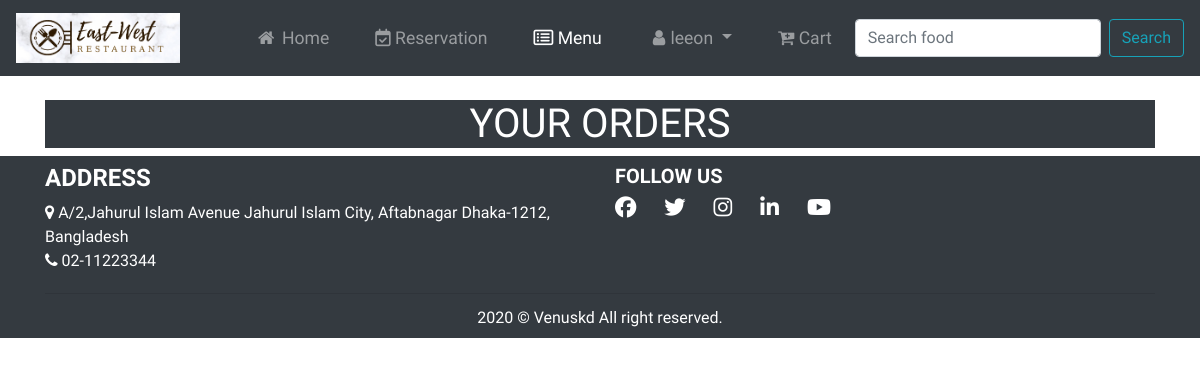
Before: /orders.php (signed in) with the older database file.
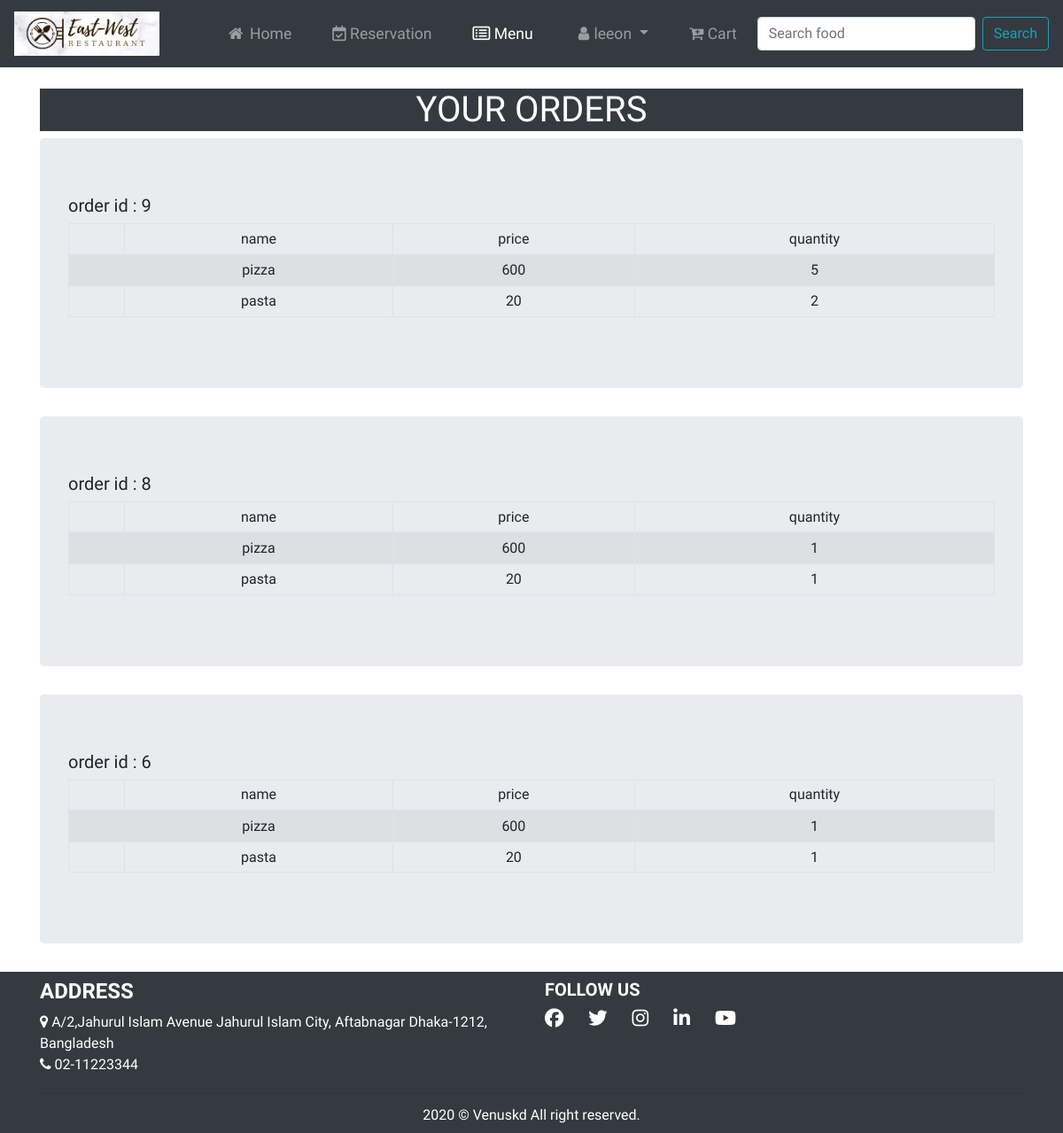
After: the same page with the newer database file.
### tables this page shows
CREATE TABLE `orderstable` (
  `id` int(11) NOT NULL,
  `total_price` float DEFAULT NULL,
  `u_id` int(11) NOT NULL
);

CREATE TABLE `orderitem` (
  `id` int(11) NOT NULL,
  `food_id` int(11) DEFAULT NULL,
  `price` float DEFAULT NULL,
  `quantity` int(11) NOT NULL,
  `orders_id` int(11) NOT NULL,
  `u_id` int(11) DEFAULT NULL
);

CREATE TABLE `food` (
  `food_id` int(255) NOT NULL,
  `foodname` varchar(255) NOT NULL,
  `foodtype` varchar(255) NOT NULL,
  `description` text NOT NULL,
  `price` int(255) NOT NULL,
  `availability` varchar(255) NOT NULL
);

### orders.php (the view, shortened to what this page needs)
<!DOCTYPE html>
<html lang="en">
	<head>
		<?php include'common/header.php';?>
	</head>
	<body>
		<div>
			<header>
				<nav class="navbar navbar-expand-lg navbar-dark bg-dark">
					<a class="navbar-brand" href="index.php">
						<img class="toplogo" src="img/East-West.png" alt="nav-logo">
					</a>
					<div class="collapse navbar-collapse" id="navbarSupportedContent">
						<ul class="nav navbar-nav ml-auto">
							<li class="nav-item">
								<a class="nav-link" href="index.php"><i class="fa fa-fw fa-home"></i> Home</a>
							</li>
							<li class="nav-item">
								<a class="nav-link" href="reservation.php"><i class="fa fa-calendar-check-o"></i> Reservation</a>
							</li>
							<li class="nav-item active">
								<a class="nav-link" href="menu.php"><i class="fa fa-list-alt"></i> Menu<span class="sr-only">(current)</span></a>
							</li>
							<li class="nav-item dropdown">
								<a class="nav-link dropdown-toggle" href="#" id="navbarDropdown" role="button" data-toggle="dropdown" aria-haspopup="true" aria-expanded="false"><i class="fa fa-fw fa-user"></i><?php echo $_SESSION['username'];?> </a>
							</li>
							<li class="nav-item">
								<a class="nav-link" href="./cartDispaly.php" ><i class="fa fa-cart-plus"></i> <spam id="cart">Cart</spam></a>
							</li>
						</ul>
						<form class="form-inline my-2 my-lg-0">
							<input class="form-control mr-sm-2" type="search" placeholder="Search food" aria-label="Search">
							<button class="btn btn-outline-info my-2 my-sm-0" type="submit"><span class="colorchange">Search</span></button>
						</form>
					</div>
				</nav>
			</header>
		</div>
			<br>
			<div class="container">
				<h1 class="text-white bg-dark text-uppercase text-center">your orders</h1>
                        <?php
                        function fetch_data($sql) {
                            $result = $GLOBALS['con']->query($sql);
                            if ($result->num_rows > 0) {
                                $data = mysqli_fetch_all($result,MYSQLI_ASSOC);
                                return $data;
                            }else{
                              return  array( );
                            }
                          }
                        $sql ="SELECT * FROM `orderstable` WHERE u_id='".$_SESSION['customer_id']."' ORDER BY id DESC";
                        $data=fetch_data($sql);
                        for ($i=0; $i < count($data); $i++) {
                        ?>
                        <div class="containser">
                            <div class ='jumbotron'>
                            <h5>order id : <?=$data[$i]['id']?></h5>
                                <table class="table table-bordered table-striped text-center table-hover table-sm">
                                <thead>
                                <th>
                                <td>name</td>
                                <td>price</td>
                                <td>quantity</td>
                                </th>
                                </thead>
                                    <tbody>
                                    <?php
                                    $sql="SELECT * FROM `orderitem` WHERE orders_id='".$data[$i]['id']."' ";
                                    $orders_items=fetch_data($sql);
                                    for ($j=0; $j < count($orders_items); $j++) {
                                        $sql="SELECT foodname FROM `food` WHERE food_id=".$orders_items[$j]['food_id'];
                                        $food_name=fetch_data($sql)[0]['foodname'];
                                    ?>
                                        <tr>
                                            <td></td>
                                            <td><?=$food_name;?></td>
                                            <td><?=$orders_items[$j]['price'];?></td>
                                            <td><?=$orders_items[$j]['quantity'];?></td>
                                        </tr>
                                    <?php } ?>
                                    </tbody>
                                </table>
                            </div>
                        </div>
                        <?php }?>
			</div>
		<?php include'common/footer.php'; ?>
	</body>
</html>

### common/header.php (shortened to what this page needs)
<!DOCTYPE html>
<html>
	<body>
		<link rel="stylesheet" type="text/css" href="css/style.css">
		<link rel="stylesheet" href="https://maxcdn.bootstrapcdn.com/bootstrap/4.4.1/css/bootstrap.min.css">
		<link rel="stylesheet" href="https://cdnjs.cloudflare.com/ajax/libs/font-awesome/4.7.0/css/font-awesome.min.css">
	</body>
</html>

### common/footer.php (shortened to what this page needs)
<!DOCTYPE html>
<html>
	<body>
		<section>
			<footer class="page-footer font-small pt-2 bg-dark text-white">
				<div class="container text-center text-md-left">
					<div class="row">
						<div class="col-md-6 mt-md-0 mt-3">
							<h4 class="text-uppercase font-weight-bold">Address</h4>
							<p><i class="fa fa-map-marker" aria-hidden="true"></i>
								A/2,Jahurul Islam Avenue
								Jahurul Islam City, Aftabnagar
								Dhaka-1212, Bangladesh
								<br>
								<i class="fa fa-phone" aria-hidden="true"></i> 02-11223344
							</p>
						</div>
						<div class="col-md-6 mb-md-0 mb-3">
							<h5 class="text-uppercase font-weight-bold">Follow Us</h5>
							<ul class="list-unstyled list-inline text-md-left">
								<li class="list-inline-item">
									<a class="fb-ic mr-3" role="button"><i class="fab fa-lg fa-facebook-f"></i></a>
								</li>
								<li class="list-inline-item">
									<a class="tw-ic mr-3" role="button"><i class="fab fa-lg fa-twitter"></i></a>
								</li>
								<li class="list-inline-item">
									<a class="ins-ic mr-3" role="button"><i class="fab fa-lg fa-instagram"></i></a>
								</li>
								<li class="list-inline-item">
									<a class="li-ic mr-3" role="button"><i class="fab fa-lg fa-linkedin-in"></i></a>
								</li>
								<li class="list-inline-item">
									<a class="yt-ic mr-3" role="button"><i class="fab fa-lg fa-youtube"></i></a>
								</li>
							</ul>
						</div>
					</div>
					<hr class="my-1">
					<div class="footer-copyright text-center py-2 bg-dark"><span class="colorchange">2020 © Venuskd All right reserved.</span></div>
				</div>
			</footer>
		</section>
	</body>
</html>

### css/style.css (style rules this page uses)
.toplogo { height: 50px; width:auto; }
* { margin: 0px; padding: 0px; box-sizing:border-box; font-family: Optima, sans-serif; font-family: 'Josefin Sans', sans-serif; }
.navbar-nav > li { padding-left:15px; padding-right:15px; }
.nav a { font-size: 1.1em !important; }
.colorchange { animation: colorchange .8s infinite; }

Changed rows visible on the page:
added orderstable: id "9"
added orderitem: food.foodname "pizza", price "600", quantity "5", shown under "9"
added orderitem: food.foodname "pasta", price "20", quantity "2", shown under "9"
added orderstable: id "8"
added orderitem: food.foodname "pizza", price "600", quantity "1", shown under "8"
added orderitem: food.foodname "pasta", price "20", quantity "1", shown under "8"
added orderstable: id "6"
added orderitem: food.foodname "pizza", price "600", quantity "1", shown under "6"
added orderitem: food.foodname "pasta", price "20", quantity "1", shown under "6"
